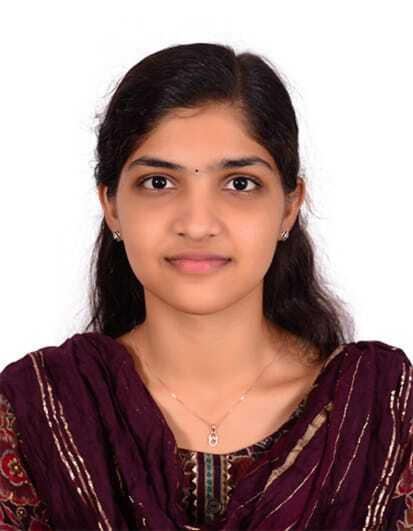
#> input picture myfoto.jpg, 413 x 531 px
$ jupyter execute --allow-errors 'EXP3 -dipt.ipynb'
#> lines starting #> are read from the running program, lines starting #| are printed output that depends on the picture
### Ex. No: 03
### Histogram of an Images

### Name: Raha Priya Dharshini M    Reg. No: 212224240124

## Import Python necessary libraries

[cell 1]
import cv2
import numpy as np
import matplotlib.pyplot as plt

## Histogram Equalization for Grayscale Images

[cell 2]
img = cv2.imread('myfoto.jpg', cv2.IMREAD_GRAYSCALE)
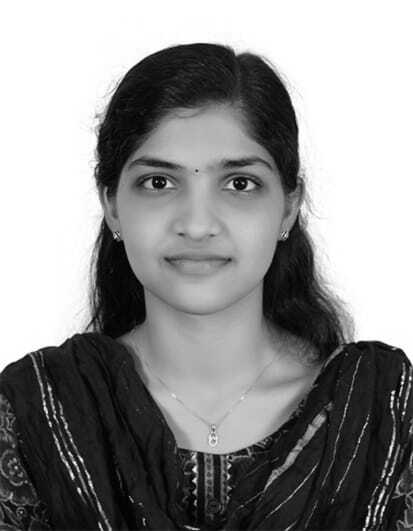
#> img: shape (531, 413); min 0, max 255, mean 142.9

[cell 3]
plt.imshow(img, cmap='gray')
plt.title('Original Image')
plt.show()

[cell 4]
plt.figure(figsize=(10, 6))
plt.hist(img.ravel(), 256, range=[0, 256])
plt.title('Original Image')
plt.xlabel('Pixel Intensity')
plt.ylabel('Frequency')
plt.show()
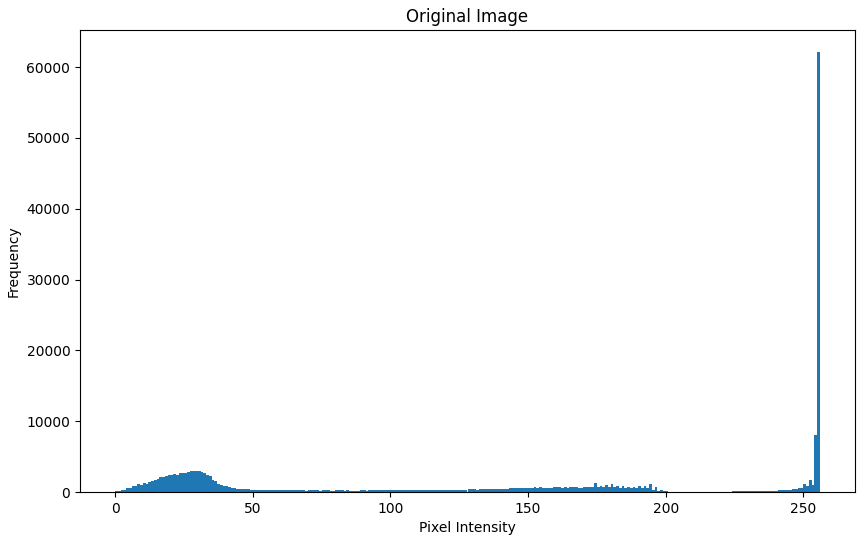
#> figure drawn by matplotlib, 1 panel; tallest bar 62145 high, from x = 255 to 256

[cell 5]
img_eq = cv2.equalizeHist(img)
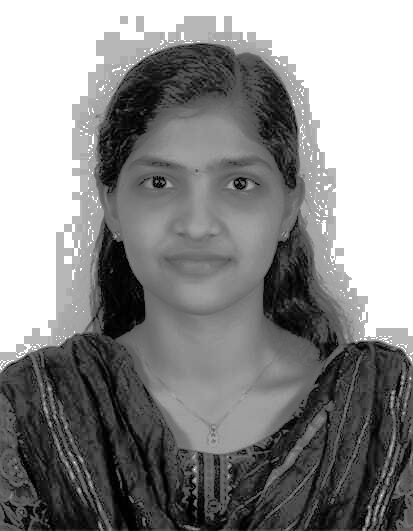
#> img_eq: shape (531, 413); min 0, max 255, mean 138.4

[cell 6]
plt.figure(figsize=(10, 6))
plt.hist(img_eq.ravel(), 256, range=[0, 256])
plt.title('Equalized Histogram')
plt.xlabel('Pixel Intensity')
plt.ylabel('Frequency')
plt.show()
#> figure, not shown here; tallest bar 62145 high, from x = 255 to 256

[cell 7]
plt.imshow(img_eq, cmap='gray')
plt.title('Original Image')
plt.show()

## Histogram Equalization for Color Images

[cell 8]
img = cv2.imread('myfoto.jpg', cv2.IMREAD_COLOR)
#> img is the input picture: shape (531, 413, 3); mean B, G, R 131.2, 134.7, 163.4

[cell 9]
img_hsv = cv2.cvtColor(img, cv2.COLOR_BGR2HSV)
#> img_hsv: shape (531, 413, 3); mean H, S, V 59.4, 92, 163.4

[cell 10]
img_hsv[:,:,2] = cv2.equalizeHist(img_hsv[:, :, 2])
#> img_hsv: shape (531, 413, 3); mean H, S, V 59.4, 92, 138.8

[cell 11]
img_eq = cv2.cvtColor(img_hsv, cv2.COLOR_HSV2BGR)
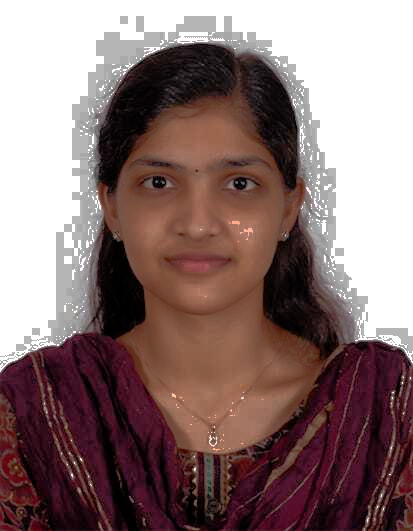
#> img_eq: shape (531, 413, 3); mean B, G, R 114.6, 115.7, 138.7

#> (a cell that did not finish here is left out)

[cell 13]
plt.figure(figsize=(10, 6))
plt.hist(img_hsv[:, :, 2].ravel(), 256, range=[0, 256])
plt.title('Equalized Histogram')
plt.xlabel('Pixel Intensity')
plt.ylabel('Frequency')
plt.show()
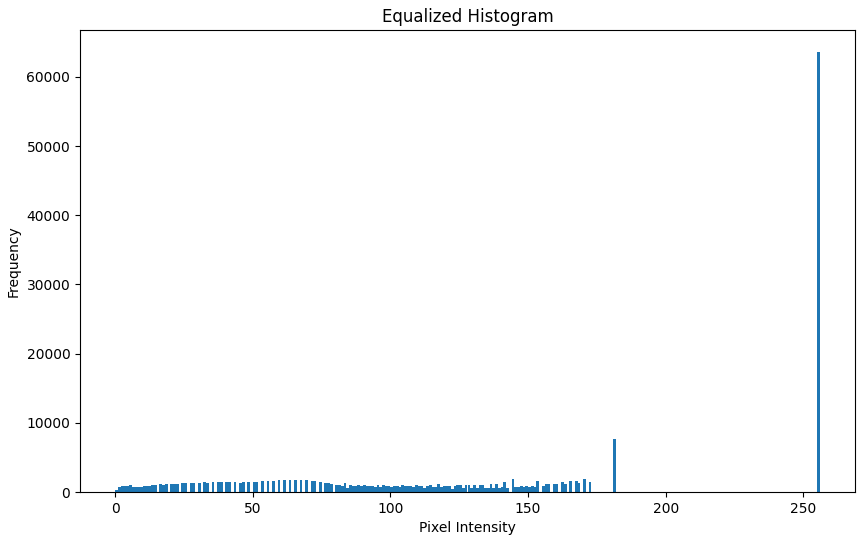
#> figure drawn by matplotlib, 1 panel; tallest bar 63593 high, from x = 255 to 256

[cell 14]
plt.figure(figsize = (20,10))
plt.subplot(221); plt.imshow(img[:, :, ::-1]); plt.title('Original Color Image')
plt.subplot(222); plt.imshow(img_eq[:, :, ::-1]); plt.title('Equalized Image')
plt.show()
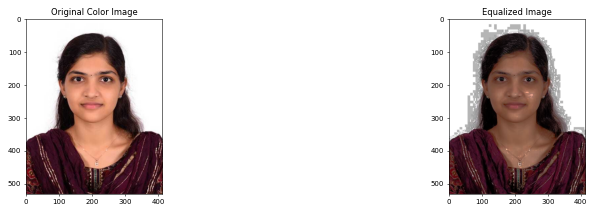
#> figure drawn by matplotlib, 2 panels

[cell 15]
hsv = cv2.cvtColor(img, cv2.COLOR_BGR2HSV)

original_v = hsv[:, :, 2]
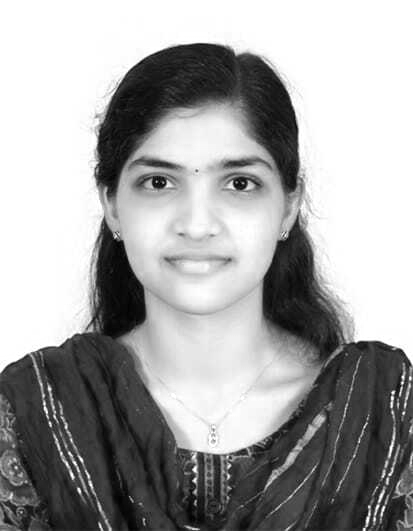
#> original_v: shape (531, 413); min 0, max 255, mean 163.4
equalized_v = cv2.equalizeHist(original_v)
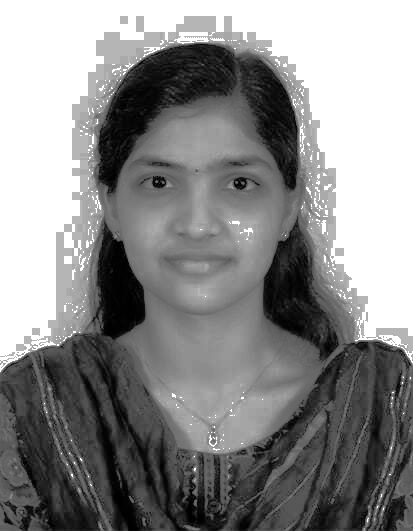
#> equalized_v: shape (531, 413); min 0, max 255, mean 138.8

plt.figure(figsize=(15, 5))

plt.subplot(121)
plt.hist(original_v.ravel(), 256, range=[0, 256])
plt.title('Original Image')
plt.xlabel('Pixel Intensity')
plt.ylabel('Frequency')

plt.subplot(122)
plt.hist(equalized_v.ravel(), 256, range=[0, 256])
plt.title('Histogram Equalized')
plt.xlabel('Pixel Intensity')
plt.ylabel('Frequency')

plt.tight_layout()
plt.show()
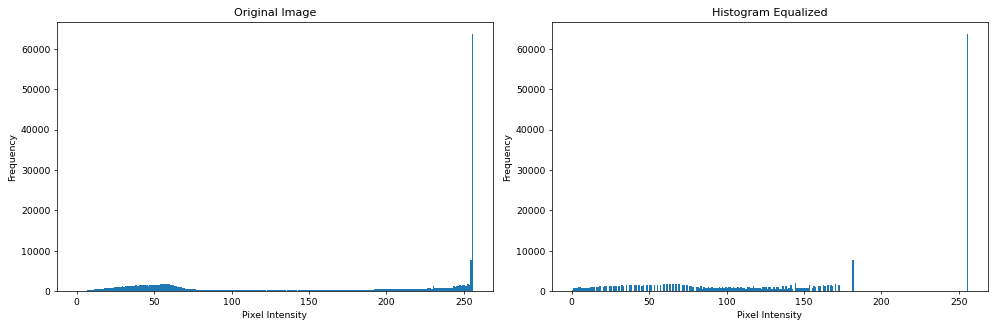
#> figure drawn by matplotlib, 2 panels; panel 1: tallest bar 63593 high, from x = 255 to 256; panel 2: tallest bar 63593 high, from x = 255 to 256
